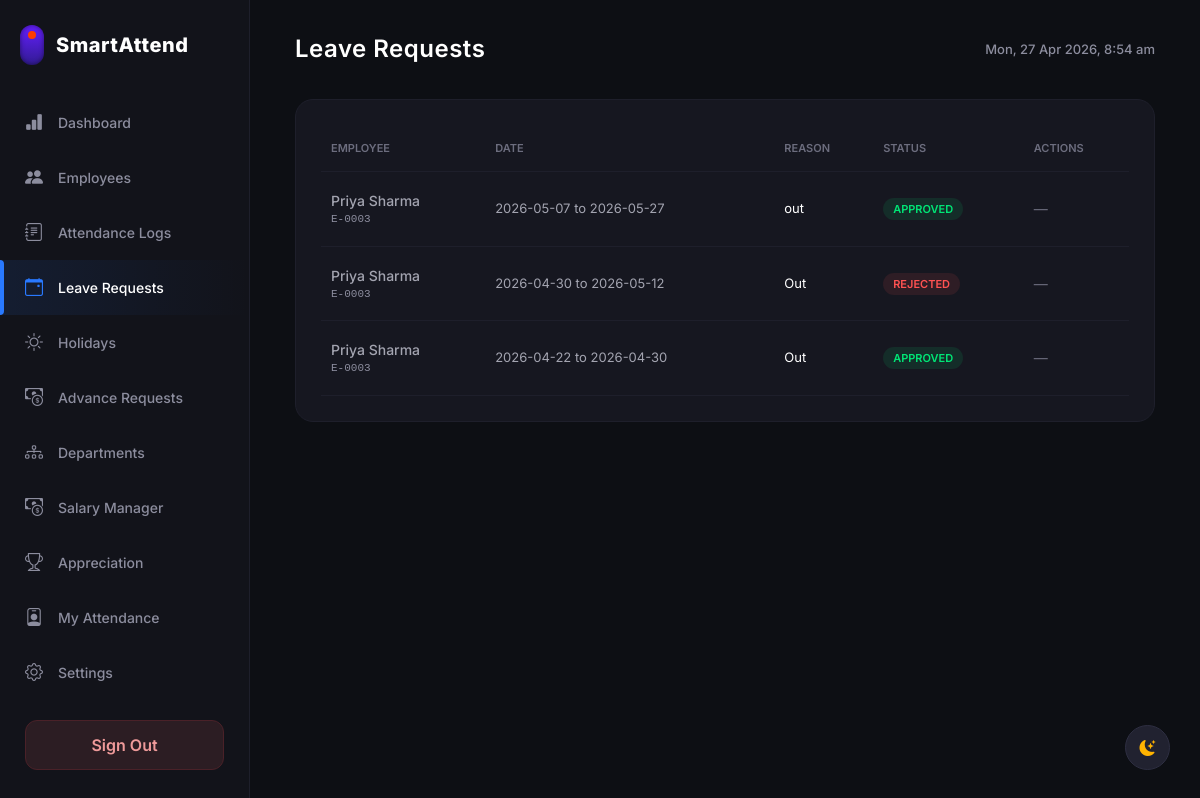
Page /hr_dashboard.php?page=leave_requests (signed in) on the committed database.
### tables this page shows
CREATE TABLE `leave_requests` (
  `id` int(11) NOT NULL,
  `user_id` int(11) NOT NULL,
  `leave_from` date NOT NULL,
  `leave_to` date NOT NULL,
  `reason` text NOT NULL,
  `document_path` varchar(255) DEFAULT NULL,
  `status` varchar(50) DEFAULT 'Pending',
  `created_at` timestamp NOT NULL DEFAULT current_timestamp()
);

CREATE TABLE `users` (
  `id` int(11) NOT NULL,
  `emp_id` varchar(50) DEFAULT NULL,
  `name` varchar(100) NOT NULL,
  `designation` varchar(100) DEFAULT NULL,
  `joining_date` date DEFAULT NULL,
  `email` varchar(100) NOT NULL,
  `phone_number` varchar(20) DEFAULT NULL,
  `password` varchar(255) NOT NULL,
  `role` enum('Admin','HR','Employee') NOT NULL DEFAULT 'Employee',
  `created_at` timestamp NOT NULL DEFAULT current_timestamp(),
  `branch_id` int(11) DEFAULT NULL,
  `department_id` int(11) DEFAULT NULL,
  `base_salary` int(11) NOT NULL DEFAULT 25000,
  `status` varchar(20) DEFAULT 'Active',
  `profile_photo` varchar(255) DEFAULT NULL
);

### hr_dashboard.php (the view, shortened to what the rows shown need)
<?php
require 'db.php';
$hr_branch_id = (int)$_SESSION['branch_id'];
$page = isset($_GET['page']) ? $_GET['page'] : 'dashboard';
$search_term = isset($_GET['search']) ? $conn->real_escape_string($_GET['search']) : '';
$search_query = "";
$users = [];
$res = $conn->query("SELECT * FROM users WHERE role IN ('Employee', 'HR') AND branch_id = $hr_branch_id $search_query ORDER BY name ASC");
if($res) while($row = $res->fetch_assoc()) $users[] = $row;
$total_employees = count($users);
$attendance_data = [];
$present_today = count($attendance_data);
$late_today = 0;
$pending_leaves = [];
$pending_advances = [];
$res = $conn->query("SELECT ar.*, u.name as emp_name FROM advance_requests ar JOIN users u ON ar.user_id = u.id WHERE ar.status = 'Pending' AND u.branch_id = $hr_branch_id ORDER BY ar.id DESC");
if($res) while($row = $res->fetch_assoc()) $pending_advances[] = $row;
$total_notifications = count($pending_leaves) + count($pending_advances);
?>
<!DOCTYPE html>
<html lang="en">
<head>
    <link href="https://cdn.jsdelivr.net/npm/bootstrap@5.3.2/dist/css/bootstrap.min.css" rel="stylesheet">
    <link rel="stylesheet" href="https://cdn.jsdelivr.net/npm/bootstrap-icons@1.11.1/font/bootstrap-icons.css">
</head>
<body>
    <div class="sidebar">
        <div class="brand">
            <h1 class="brand-text">SmartAttend</h1>
        </div>
    </div>
    <div class="main-content">
        <?php if ($page === 'dashboard'): ?>
        <div class="top-header">
            <h2>Dashboard (<?= htmlspecialchars($_SESSION['name']) ?>)</h2>
            <div style="display: flex; align-items: center; gap: 15px;">
            <div class="notif-wrapper desktop-notif">
                <button class="notif-btn" id="notifToggleDesktop">
                    <i class="bi bi-bell"></i>
                    <?php if($total_notifications > 0): ?>
                        <span class="notif-badge"><?= $total_notifications ?></span>
                    <?php endif; ?>
                </button>
                <div class="notif-dropdown" id="notifDropdownDesktop">
                    <div class="notif-header">
                        Notifications (<?= $total_notifications ?>)
                    </div>
                    <div class="notif-list">
                        <?php if($total_notifications == 0): ?>
                            <div style="padding: 30px; text-align: center; color: #6c6d7e; font-size: 13px;">No new requests.</div>
                        <?php else: ?>
                            <?php foreach($pending_leaves as $pl): ?>
                                <a href="?page=leave_requests" class="notif-item">
                                    <div class="notif-icon" style="background: rgba(41, 121, 255, 0.1); color: #2979ff;">
                                        <i class="bi bi-calendar-event"></i>
                                    </div>
                                    <div class="notif-content">
                                        <div class="notif-title">Leave Request from <?= htmlspecialchars($pl['emp_name']) ?></div>
                                        <div class="notif-time"><?= date('d M, h:i A', strtotime($pl['created_at'])) ?></div>
                                    </div>
                                </a>
                            <?php endforeach; ?>
                            <?php foreach($pending_advances as $pa): ?>
                                <a href="?page=advance_requests" class="notif-item">
                                    <div class="notif-icon" style="background: rgba(0, 230, 118, 0.1); color: #00e676;">
                                        <i class="bi bi-cash-coin"></i>
                                    </div>
                                    <div class="notif-content">
                                        <div class="notif-title">Advance Request from <?= htmlspecialchars($pa['emp_name']) ?> (₹<?= number_format($pa['amount']) ?>)</div>
                                        <div class="notif-time"><?= date('d M, h:i A', strtotime($pa['created_at'])) ?></div>
                                    </div>
                                </a>
                            <?php endforeach; ?>
                        <?php endif; ?>
                    </div>
                </div>
            </div>
            <div class="header-date" id="topClock"></div>
        </div>
        </div>
        <div class="summary-cards">
            <div class="card-summary">
                <div class="card-title-sm">BRANCH EMPLOYEES</div>
                <div class="card-value val-blue"><?= $total_employees ?></div>
                <div class="card-subtext">Registered in your branch</div>
            </div>
            <div class="card-summary">
                <div class="card-title-sm">PRESENT TODAY</div>
                <div class="card-value val-green"><?= $present_today ?></div>
                <div class="card-subtext">Checked in</div>
            </div>
            <div class="card-summary">
                <div class="card-title-sm">LATE TODAY</div>
                <div class="card-value val-orange"><?= $late_today ?></div>
                <div class="card-subtext">After 09:30 AM</div>
            </div>
            <div class="card-summary">
                <div class="card-title-sm">BRANCH FINES</div>
                <?php
                $m_start = date('Y-m-01');
                $m_end = date('Y-m-t');
                $f_res = $conn->query("SELECT SUM(salary_deduction) as total FROM attendance a JOIN users u ON a.user_id = u.id WHERE u.branch_id = $hr_branch_id AND a.date BETWEEN '$m_start' AND '$m_end'");
                $total_fines = $f_res->fetch_assoc()['total'] ?? 0;
                ?>
                <div class="card-value val-red">₹<?= number_format($total_fines) ?></div>
                <div class="card-subtext">This month</div>
            </div>
        </div>
        <div class="table-wrapper">
            <div class="table-header-flex">
                <div style="display: flex; align-items: center; gap: 20px;">
                    <h3>Today's Live Attendance (Your Branch)</h3>
                    <form method="GET" style="margin: 0; display: flex; align-items: center; gap: 12px;">
                        <input type="hidden" name="page" value="dashboard">
                        <div style="position: relative; display: flex; align-items: center;">
                            <i class="bi bi-search" style="position: absolute; left: 12px; color: #8c8d9e; font-size: 13px;"></i>
                            <input type="text" name="search" value="<?= htmlspecialchars($search_term) ?>" placeholder="Search name, ID, role..."
                                style="background: rgba(255,255,255,0.05); border: 1px solid rgba(255,255,255,0.1); color: #fff; padding: 7px 12px 7px 35px; border-radius: 8px; font-size: 13px; outline: none; width: 220px; transition: border-color 0.2s;">
                        </div>
                        <?php if($search_term != ''): ?>
                            <a href="?page=dashboard" style="color: #ff5252; font-size: 13px; text-decoration: none;"><i class="bi bi-x-circle"></i> Clear</a>
                        <?php endif; ?>
                    </form>
                </div>
                <div class="date" id="tableDate"></div>
            </div>
            <table class="app-table">
                <thead>
                    <tr>
                        <th>EMPLOYEE</th>
                        <th>ID</th>
                        <th>SELFIE</th>
                        <th>CHECK IN</th>
                        <th>CHECK OUT</th>
                        <th>BREAK</th>
                        <th>HOURS</th>
                        <th>STATUS</th>
                        <th>FINE</th>
                    </tr>
                </thead>
                <tbody>
                    <?php foreach($users as $u):
                        $att = $attendance_data[$u['id']] ?? null;
                        $status_badge = '<span class="badge-absent">Absent</span>';
                        if ($att) {
                            $clr = $att['status'] == 'Present' ? '#00e676' : ($att['status'] == 'Half Day' ? '#ffb300' : '#ff5252');
                            $bg = $att['status'] == 'Present' ? 'rgba(0,230,118,0.1)' : ($att['status'] == 'Half Day' ? 'rgba(255,179,0,0.1)' : 'rgba(255,82,82,0.1)');
                            $status_badge = "<span style='color: $clr; background: $bg; padding: 4px 10px; border-radius: 20px; font-size: 11px; font-weight: 600;'>".$att['status']."</span>";
                        }
                    ?>
                    <tr>
                        <td>
                            <div style="display: flex; flex-direction: column;">
                                <span style="font-weight: 600; color: #fff;"><?= htmlspecialchars($u['name']) ?></span>
                                <span style="font-size: 11px; color: #8c8d9e;"><?= htmlspecialchars($u['designation'] ?: $u['role']) ?></span>
                            </div>
                        </td>
                        <td style="font-family: monospace; font-weight: 500;"><?= htmlspecialchars($u['emp_id'] ?: 'E-XXXX') ?></td>
                        <td>
                            <?php if($att && $att['check_in_selfie']): ?>
                                <i class="bi bi-camera-fill" style="color: #2979ff; cursor: pointer; font-size: 18px;" onclick="showSelfie('<?= $att['check_in_selfie'] ?>')"></i>
                            <?php else: ?>
                                <span class="text-dash">&mdash;</span>
                            <?php endif; ?>
                        </td>
                        <td style="color: #00e676; font-weight: 500;"><?= ($att && $att['check_in']) ? date('H:i', strtotime($att['check_in'])) : '&mdash;' ?></td>
                        <td style="color: #ff5252; font-weight: 500;"><?= ($att && $att['check_out']) ? date('H:i', strtotime($att['check_out'])) : '&mdash;' ?></td>
                        <td>
                            <?php if($att && $att['break_start']): ?>
                                <div style="font-size: 11px; color: #ffb300;">Start: <?= date('H:i', strtotime($att['break_start'])) ?></div>
                                <div style="font-size: 11px; color: #ffb300;">End: <?= $att['break_end'] ? date('H:i', strtotime($att['break_end'])) : 'Active' ?></div>
                            <?php else: ?>
                                <span class="text-dash">&mdash;</span>
                            <?php endif; ?>
                        </td>
                        <td><?= ($att && $att['working_hours']) ? round($att['working_hours'], 1) . 'h' : '&mdash;' ?></td>
                        <td><?= $status_badge ?></td>
                        <td style="color: #ff5252; font-weight: 600;"><?= ($att && $att['salary_deduction'] > 0) ? '₹' . number_format($att['salary_deduction']) : '&mdash;' ?></td>
                    </tr>
                    <?php endforeach; ?>
                </tbody>
            </table>
        </div>
        <?php elseif ($page === 'leave_requests'):
            $lr_res = $conn->query("SELECT lr.*, u.name as emp_name, u.emp_id FROM leave_requests lr JOIN users u ON lr.user_id = u.id WHERE u.branch_id = $hr_branch_id ORDER BY lr.id DESC");
            $leave_requests = [];
            if($lr_res) { while($row = $lr_res->fetch_assoc()) $leave_requests[] = $row; }
        ?>
        <div class="top-header"><h2>Leave Requests</h2><div class="header-date" id="topClock"></div></div>
        <div class="table-wrapper">
            <table class="app-table">
                <thead><tr><th>EMPLOYEE</th><th>DATE</th><th>REASON</th><th>STATUS</th><th>ACTIONS</th></tr></thead>
                <tbody>
                    <?php if(empty($leave_requests)): ?>
                    <tr><td colspan="5" style="text-align:center;">No leave requests found.</td></tr>
                    <?php else: foreach($leave_requests as $lr):
                        $clr = $lr['status'] == 'Approved' ? '#00e676' : ($lr['status'] == 'Rejected' ? '#ff5252' : '#ffb300');
                        $bg = $lr['status'] == 'Approved' ? 'rgba(0,230,118,0.1)' : ($lr['status'] == 'Rejected' ? 'rgba(255,82,82,0.1)' : 'rgba(255,179,0,0.1)');
                    ?>
                    <tr>
                        <td>
                            <div style="font-weight: 500; font-size: 14px;"><?= htmlspecialchars($lr['emp_name']) ?></div>
                            <div style="color: #8c8d9e; font-size: 11px; font-family: monospace;"><?= htmlspecialchars($lr['emp_id'] ?: 'E-XXXX') ?></div>
                        </td>
                        <td style="color: #a3a4b0; font-size: 13px;">
                            <?= $lr['leave_from'] . ($lr['leave_from'] !== $lr['leave_to'] ? ' to ' . $lr['leave_to'] : '') ?>
                        </td>
                        <td style="color: #fff; font-size: 13px;">
                            <?= htmlspecialchars($lr['reason']) ?>
                        </td>
                        <td>
                            <span style="color: <?= $clr ?>; background: <?= $bg ?>; padding: 4px 10px; border-radius: 20px; font-size: 11px; font-weight: 600; text-transform: uppercase;"><?= htmlspecialchars($lr['status']) ?></span>
                        </td>
                        <td>
                            <?php if($lr['status'] === 'Pending'): ?>
                            <div style="display:flex; gap: 8px;">
                                <form method="POST" style="margin:0;">
                                    <input type="hidden" name="action" value="approve_leave">
                                    <input type="hidden" name="request_id" value="<?= $lr['id'] ?>">
                                    <button type="submit" style="background: rgba(41, 121, 255, 0.15); color: #2979ff; border: 1px solid rgba(41, 121, 255, 0.3); padding: 5px 12px; border-radius: 6px; font-size: 12px; font-weight: 500; cursor:pointer;">Approve</button>
                                </form>
                                <form method="POST" style="margin:0;">
                                    <input type="hidden" name="action" value="reject_leave">
                                    <input type="hidden" name="request_id" value="<?= $lr['id'] ?>">
                                    <button type="submit" style="background: rgba(255, 82, 82, 0.15); color: #ff5252; border: 1px solid rgba(255, 82, 82, 0.3); padding: 5px 12px; border-radius: 6px; font-size: 12px; font-weight: 500; cursor:pointer;">Reject</button>
                                </form>
                            </div>
                            <?php else: ?>
                            <span style="color: #6c6d7d; font-size: 14px;">—</span>
                            <?php endif; ?>
                        </td>
                    </tr>
                    <?php endforeach; endif; ?>
                </tbody>
            </table>
        </div>
        <?php else: ?>
            <div class="card-summary"><h3>Content for <?= ucfirst($page) ?> (Filtered by Branch)</h3><p>This section is being adapted for branch-specific HR management.</p></div>
        <?php endif; ?>
    </div>
</body>
</html>

### rows in the picture
leave_requests: user.name "Priya Sharma", user.emp_id "E-0003", leave_from "2026-05-07", leave_to "2026-05-27", reason "out", status "APPROVED"
leave_requests: user.name "Priya Sharma", user.emp_id "E-0003", leave_from "2026-04-30", leave_to "2026-05-12", reason "Out", status "REJECTED"
leave_requests: user.name "Priya Sharma", user.emp_id "E-0003", leave_from "2026-04-22", leave_to "2026-04-30", reason "Out", status "APPROVED"
